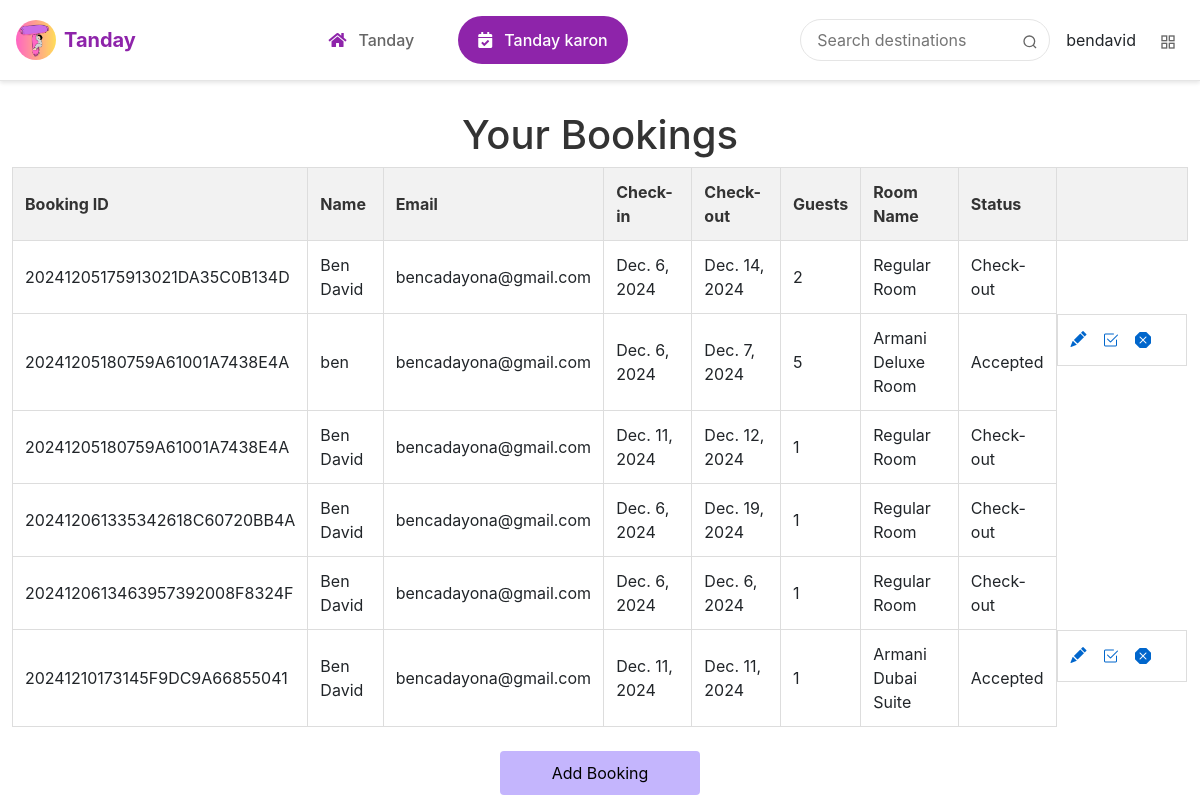
The app's page /my_bookings/ (signed in) with its own data.
### api/models.py (models this page shows, shortened)
class Booking(models.Model):
    STATUS_CHOICES = [
        ("Pending", "Pending"),
        ("Canceled", "Canceled"),
        ("Accepted", "Accepted"),
        ("Check-in", "Check-in"),
        ("Check-out", "Check-out"),
    ]
    user = models.ForeignKey(User, on_delete=models.CASCADE, null=True, blank=True)
    name = models.CharField(max_length=100)
    email = models.EmailField()
    check_in = models.DateField(null=True, blank=True)
    check_out = models.DateField(null=True, blank=True)
    guests = models.IntegerField()
    room = models.ForeignKey(Rooms, on_delete=models.CASCADE)
    booking_number = models.CharField(max_length=12, editable=False, default=timezone.now().strftime('%Y%m%d%H%M%S') + uuid.uuid4().hex[:14].upper())
    status = models.CharField(max_length=10, choices=STATUS_CHOICES, default="Pending")
    isReviewed = models.BooleanField(default=False)

class Rooms(models.Model):
    name = models.CharField(max_length=100)
    number_of_beds = models.IntegerField()
    price = models.FloatField()
    listing = models.ForeignKey('Listing', on_delete=models.CASCADE)
    available_room = models.IntegerField(default=1)

### api/views.py (the view)
# urls.py: path('my_bookings/', my_bookings, name='my_bookings'),
@login_required
def my_bookings(request):
    bookings = Booking.objects.filter(user=request.user)
    return render(request, 'my_bookings.html', {'bookings': bookings})

### api/templates/my_bookings.html (shortened to what this page needs)
{% extends 'base.html' %}
{% load static %}
{% block content %}
    <div class="container">
        <h1>Your Bookings</h1>
        <table>
            <thead>
                <tr>
                    <th>Booking ID</th>
                    <th>Name</th>
                    <th>Email</th>
                    <th>Check-in</th>
                    <th>Check-out</th>
                    <th>Guests</th>
                    <th>Room Name</th>
                    <th>Status</th>
                    <th></th>
                </tr>
            </thead>
            <tbody>
                {% for booking in bookings %}
                    {%if booking.status != 'Canceled'%}
                    <tr style="cursor: pointer;" onclick="viewDetails(event, '{% url 'booking_details' booking.id %}')">
                        <td>{{ booking.booking_number }}</td>
                        <td>{{ booking.name }}</td>
                        <td>{{ booking.email }}</td>
                        <td>{{ booking.check_in }}</td>
                        <td>{{ booking.check_out }}</td>
                        <td>{{ booking.guests }}</td>
                        <td>{{ booking.room.name }}</td>
                        <td>{{ booking.status }}</td>
                        {%if booking.status != 'Check-out'%}
                        <td style="display: flex;flex-direction: row; width: 130px;">
                            <a href="{% url 'edit_booking' booking.id %}" class="action-link" title="Edit"><i class="bi bi-pencil-fill"></i></a>
                             <form method="POST" action="{% url 'accept' booking.id %}">
                                {%if booking.status == 'Accepted'%}
                                <button type="submit" name="Check-In_button" class="status-btn" title="Check In"><i class="bi bi-check2-square"></i></button>
                                {%endif%}
                                {%if booking.status != 'Check-in' and booking.status != 'Check-out'%}
                                <button type="submit" name="cancel-user_button" class="status-btn" title="Cancel"><i class="bi bi-x-octagon-fill"></i></button>
                                {%endif%}
                            </form>
                        </td>
                        {%endif%}
                    </tr>
                    {%endif%}
                {% endfor %}
            </tbody>
        </table>
    </div>
    <div class="button-container" style="justify-content: center;">
        <a href="{% url 'home' %}" class="button-add">Add Booking</a>
    </div>
{% endblock content %}

### api/templates/base.html (shortened to what this page needs)
<!DOCTYPE html>
{% load static %}
<html lang="en">
<head>
    <link rel="stylesheet" href="https://cdnjs.cloudflare.com/ajax/libs/font-awesome/5.15.4/css/all.min.css">
    <link rel="stylesheet" href="https://cdn.jsdelivr.net/npm/bootstrap@5.1.3/dist/css/bootstrap.min.css">
    <link href="https://cdn.jsdelivr.net/npm/bootstrap-icons/font/bootstrap-icons.css" rel="stylesheet">
</head>
<body>
    <header>
        <div class="header-content">
            <div class="balay">
                <a href="{% url 'home' %}" class="logo">
                    <img src="{% static 'logo.png' %}" alt="Tanday Logo">
                    <span>Tanday </span>
                </a>
            </div>
            <nav>
                <a href="{% url 'home' %}" {% if request.resolver_match.url_name == 'home' %}class="active"{% endif %}>
                    <i class="fas fa-home"></i>
                    <span>Tanday</span>
                </a>
                <a href="{% url 'my_bookings' %}" {% if request.resolver_match.url_name == 'my_bookings' %}class="active"{% endif %}>
                    <i class="fas fa-calendar-check"></i>
                    <span>Tanday karon</span>
                </a>
            </nav>
            <div class="search-user">
                <div class="search-bar">
                    <form method="GET" action="{% url 'home' %}">
                        <input type="text" name="search" placeholder="Search destinations" value="{{ search_query }}">
                        <button type="submit" aria-label="Search">
                            <svg width="16" height="16" viewBox="0 0 24 24" fill="none" stroke="currentColor" stroke-width="2">
                                <circle cx="11" cy="11" r="8"></circle>
                                <line x1="21" y1="21" x2="16.65" y2="16.65"></line>
                            </svg>
                        </button>
                    </form>
                </div>
                <div class="user-actions">
                    <span>{{ request.user.username }}</span>
                    <div class="dashboard-dropdown">
                        <button aria-label="Dashboard">
                            <svg width="16" height="16" viewBox="0 0 24 24" fill="none" stroke="currentColor" stroke-width="2">
                                <rect x="3" y="3" width="7" height="7"></rect>
                                <rect x="14" y="3" width="7" height="7"></rect>
                                <rect x="14" y="14" width="7" height="7"></rect>
                                <rect x="3" y="14" width="7" height="7"></rect>
                            </svg>
                        </button>
                    </div>
                </div>
            </div>
        </div>
    </header>
    <main>
        {% block content %}{% endblock %}
    </main>
</body>
</html>

### api/templates/my_bookings.html (style rules this page uses)
.container { max-width: 1200px; margin: 0 auto; margin-top: 30px; }
h1 { color: #333; text-align: center; }
table { width: 100%; border-collapse: collapse; margin-bottom: 20px; }
th, td { border: 1px solid #ddd; padding: 12px; text-align: left; }
th { background-color: #f2f2f2; font-weight: bold; color: #333; }
.action-link { color: #0066cc; text-decoration: none; margin-right: 10px; }
.button-container { display: flex; justify-content: space-between; padding: 0 20%; }
.button-add { background-color: #c4b5fd; border: none; color: black; padding: 10px 20px; text-align: center; text-decoration: none; display: inline-block; font-size: 16px; margin: 4px 2px; cursor: pointer; border-radius: 4px; width: 200px; }
.user-actions { display: flex; align-items: center; gap: 0.5rem; }
.user-actions button { background: none; border: none; cursor: pointer; padding: 0.25rem; transition: transform 0.3s ease; }
.dashboard-dropdown { position: relative; }
nav { display: flex; gap: 1.5rem; }
nav a { text-decoration: none; color: #333; padding: 0.5rem 1rem; border-radius: 9999px; transition: background-color 0.3s ease, color 0.3s ease; }
nav a:hover, nav a.active { background-color: #8e24aa; color: white; }
.status-btn { border: none; background: none; color:#0066cc; }

### api/templates/base.html (style rules this page uses)
body { font-family: -apple-system, BlinkMacSystemFont, 'Segoe UI', Roboto, 'Helvetica Neue', Arial, sans-serif; }
header { background-color: white; box-shadow: 0 2px 4px rgba(0, 0, 0, 0.1); position: sticky; top: 0; z-index: 1030; border-bottom: 1px solid #e5e5e5; }
.header-content { display: flex; justify-content: space-between; align-items: center; padding: 1rem; max-width: 1200px; margin: 0 auto; }
.logo { display: flex; align-items: center; text-decoration: none; color: #8e24aa; font-weight: bold; font-size: 1.25rem; gap: 0.5rem; transition: transform 0.3s ease; }
.logo img { width: 40px; height: 40px; border-radius: 50%; }
nav { display: flex; align-items: center; gap: 1.5rem; margin: 0 2rem; }
nav a { display: flex; align-items: center; gap: 0.75rem; text-decoration: none; color: #666; font-weight: 500; padding: 0.75rem 1.25rem; border-radius: 9999px; transition: all 0.2s ease; white-space: nowrap; }
nav a i { color: #8e24aa; transition: color 0.2s ease; }
nav a.active { background-color: #8e24aa; color: white !important; }
nav a.active i { color: white; }
.search-bar { position: relative; margin-right: 1rem; }
.search-bar form { display: flex; align-items: center; }
.search-bar input { padding: 0.5rem 2.5rem 0.5rem 1rem; border: 1px solid #e5e5e5; border-radius: 9999px; width: 250px; transition: all 0.2s ease; }
.search-bar button { position: absolute; right: 0.75rem; top: 50%; transform: translateY(-50%); background: none; border: none; color: #666; padding: 0; cursor: pointer; }
.search-user { display: flex; align-items: center; }
.user-actions { display: flex; align-items: center; gap: 1rem; }
.dashboard-dropdown { position: relative; }
.dashboard-dropdown button { background: none; border: none; padding: 0.5rem; cursor: pointer; color: #666; }

### records on screen
Booking: booking_number "20241205175913021DA35C0B134D", name "Ben David", email "bencadayona@gmail.com", check_in "Dec. 6, 2024", check_out "Dec. 14, 2024", guests "2", room.name "Regular Room", status "Check-out"
Booking: booking_number "20241205180759A61001A7438E4A", name "ben", email "bencadayona@gmail.com", check_in "Dec. 6, 2024", check_out "Dec. 7, 2024", guests "5", room.name "Armani Deluxe Room", status "Accepted"
Booking: booking_number "20241205180759A61001A7438E4A", name "Ben David", email "bencadayona@gmail.com", check_in "Dec. 11, 2024", check_out "Dec. 12, 2024", guests "1", room.name "Regular Room", status "Check-out"
Booking: booking_number "202412061335342618C60720BB4A", name "Ben David", email "bencadayona@gmail.com", check_in "Dec. 6, 2024", check_out "Dec. 19, 2024", guests "1", room.name "Regular Room", status "Check-out"
Booking: booking_number "2024120613463957392008F8324F", name "Ben David", email "bencadayona@gmail.com", check_in "Dec. 6, 2024", check_out "Dec. 6, 2024", guests "1", room.name "Regular Room", status "Check-out"
Booking: booking_number "20241210173145F9DC9A66855041", name "Ben David", email "bencadayona@gmail.com", check_in "Dec. 11, 2024", check_out "Dec. 11, 2024", guests "1", room.name "Armani Dubai Suite", status "Accepted"

### other values on screen
{{ request.user.username }} "bendavid"
